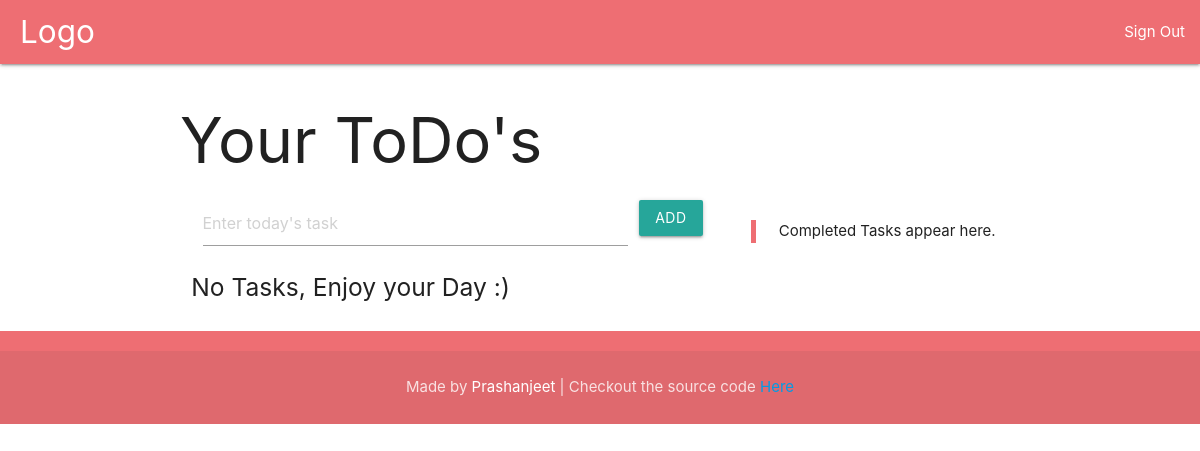
The app's page / (signed in), older data.
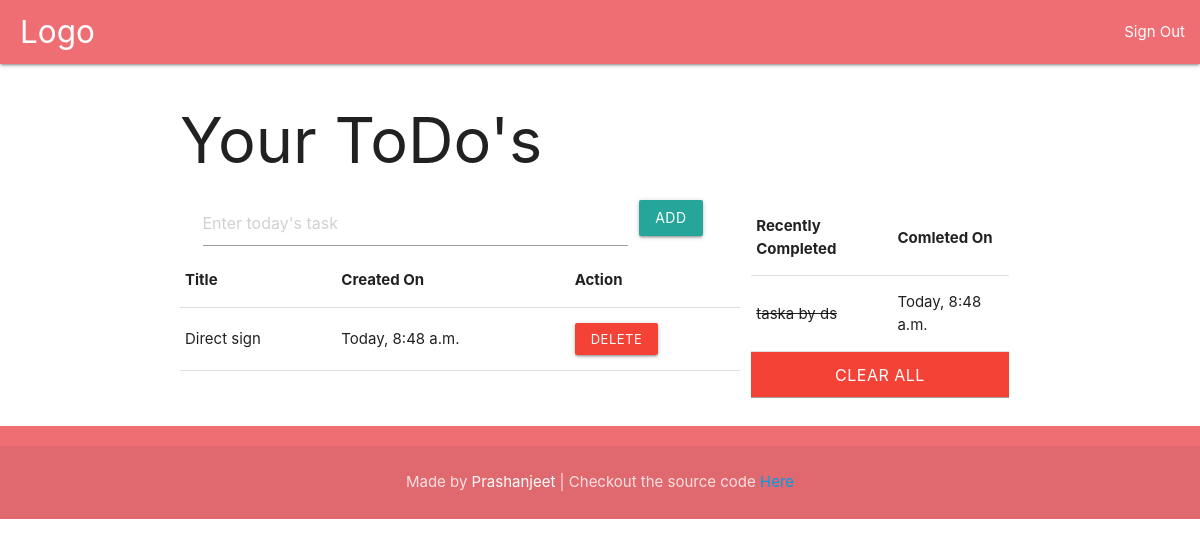
The same page, newer data.
### core/models.py (models this page shows, shortened)
class TodoList(models.Model):
    user = models.ForeignKey(User, on_delete=models.CASCADE)
    title = models.CharField(max_length=100)
    date_created = models.DateTimeField(auto_created=True)
    date_completed = models.DateTimeField(null=True, blank=True)
    status = models.BooleanField(default=1)
    class Meta:
        verbose_name = 'Task'
        verbose_name_plural = 'Tasks'

### core/views.py (the view)
# urls.py: path('', index, name='home'),
@login_required
def index(request):
    print(request.user.username)
    completed = TodoList.objects.filter(user=request.user.id)
    context = {
        'title': 'Home',
        'heading': "Your ToDo's ",
        'completed_tasks': completed.filter(status=1).order_by('-id')[:5],
    }
    if request.method == 'POST' and request.POST.get('title') != '':
        entry = TodoList(user=request.user,
                         title=request.POST.get('title'),
                         date_created=datetime.now(),
                         status=0)
        entry.save()
        tasks = TodoList.objects.filter(user=request.user.id)
        context['entries'] = tasks.filter(status=0)
        return render(request, 'core/base.html', context)
    else:
        tasks = TodoList.objects.filter(user=request.user.id)
        context['entries'] = tasks.filter(status=0)
        return render(request, 'core/base.html', context)

### templates/core/base.html (shortened to what this page needs)
{% load static %}
{% load humanize %}
<!DOCTYPE html>
<html lang="en">
    <head>
        <link rel="stylesheet" href="https://cdnjs.cloudflare.com/ajax/libs/materialize/1.0.0/css/materialize.min.css">
    </head>
    <body>
    <div class="navbar-fixed">
            <nav>
            <div class="nav-wrapper">
              <a href="" id="logo" class="brand-logo">Logo</a>
              <ul class="right hide-on-med-and-down">
            {% if user.is_authenticated %}
                <li><a href="{% url 'account_logout' %}">Sign Out</a></li>
            {% endif %}
              </ul>
            </div>
          </nav>
    </div>
    <div class="container">
           <header>
               <h1>{{ heading }}</h1>
           </header>
            <div class="row">
                <div class="col s12 m7 l8">
                    <form class="form-control" method="post">
                        <div class="col s12 m8 l10">
                            <input type="text" class="form-group"
                                   name="title" placeholder="Enter today's task"
                                   value="{{ value }}">
                        </div>
                        <button type="submit" class="btn btn-block">Add</button>
                    </form>
                        <div class="row">
                            <div>
                            {% if entries %}
                                <table>
                                    <thead>
                                    <tr>
                                        <th>Title</th>
                                        <th>Created On</th>
                                        <th>Action</th>
                                    </tr>
                                    </thead>
                                    <tbody>
                                    {% for task in entries %}
                                        <tr>
                                            <td>{{ task.title | capfirst}}</td>
                                            <td>{{ task.date_created | naturalday | capfirst }}, {{ task.date_created|date:'P' }}</td>
                                            <td>
                                                <input type="button" class="btn btn-small red"
                                                       onclick="location='{% url "completed" task.id %}';" value="Delete">
                                            </td>
                                        </tr>
                                    {% endfor %}
                                    </tbody>
                                </table>
                            </div>
                        </div>
                            {% else %}
                                </div>
                                </div>
                                <h5>No Tasks, Enjoy your Day :)</h5>
                            {% endif %}
                    </div>
                <div class="col s12 m5 l4" >
                {% if completed_tasks %}
                    <table class="">
                        <thead>
                            <tr>
                                <th>Recently Completed</th>
                                <th>Comleted On</th>
                            </tr>
                        </thead>
                        <tbody>
                            {% for task in completed_tasks %}
                                <tr>
                                <td><del>{{ task.title | truncatewords:4}}</del></td>
                                <td>{{ task.date_completed | naturalday | capfirst}}, {{ task.date_completed | date:'P' }}</td>
                                </tr>
                            {% empty %}
                                <td>Sorry, no entries.</td>
                            {% endfor %}
                        </tbody>
                    </table>
                    <input type="text" class="btn btn-small red" value="Clear all" onclick="location='{% url "clear" %}';">
                    {% else %}
                    <blockquote>Completed Tasks appear here.</blockquote>
                {% endif %}
                </div>
            </div>
        </div>
        <footer class="page-footer">
          <div class="footer-copyright">
            <div class="container">
                <p class="center-align">Made by <a class="white-text" href="https://prashanjeet.com">Prashanjeet</a> | Checkout the source code <a
                    href="#">Here</a></p>
            </div>
          </div>
        </footer>
    </body>
</html>

### templates/core/base.html (style rules this page uses)
#logo { margin-left: 20px; }

Row changes from the older to the newer data that the page shows:
now on this page (row edited): TodoList: title "Direct sign", date_created "Today", date_created "8:48 a.m.", id "Delete", shown under "Your ToDo's"
added TodoList: title "taska by ds", date_completed "Today", date_completed "8:48 a.m."
Text that changed along with them:
form field url: (not shown) → "Clear all"
text no longer shown: "No Tasks, Enjoy your Day :) Completed Tasks appear here."
text now shown: "Title Created On Action Recently Completed Comleted On"
